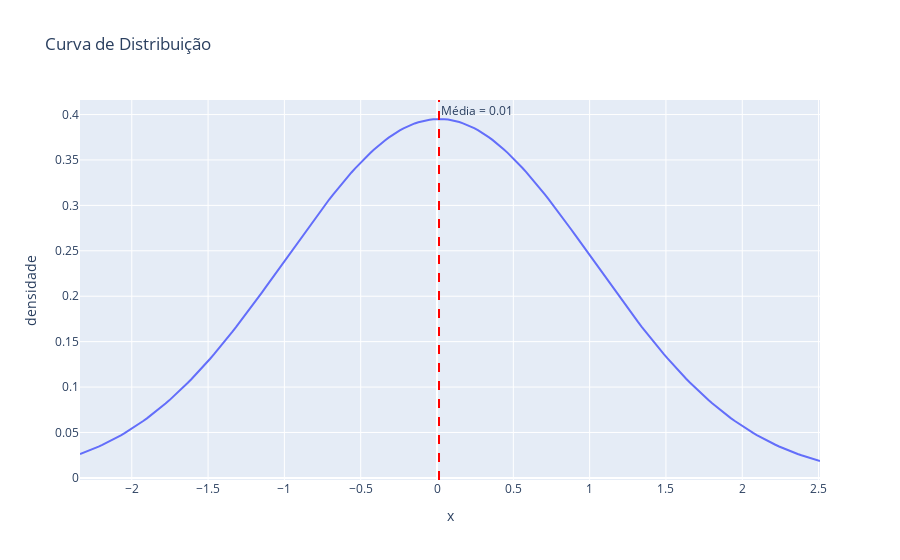

Here is the notebook cell this chart was saved with:
### Code cell
grafico_distribuicao(dados_distr_normal)

### Figure 1 — Plotly figure (JSON) as saved in the notebook; plotly's stock layout.template omitted (floating-point values rounded to 4 significant figures; data arrays with more than 128 entries replaced by an {"elided": "..."} marker saying what was removed)
{"data": [{"hovertemplate": "x=%{x}<br>densidade=%{y}<extra></extra>", "legendgroup": "", "line": {"color": "#636efa", "dash": "solid"}, "marker": {"symbol": "circle"}, "mode": "lines", "name": "", "orientation": "v", "showlegend": false, "type": "scatter", "x": {"elided": "200 float values"}, "xaxis": "x", "y": {"elided": "200 float values"}, "yaxis": "y"}], "layout": {"annotations": [{"showarrow": false, "text": "Média = 0.01", "x": 0.01311, "xanchor": "left", "xref": "x", "y": 1, "yanchor": "top", "yref": "y domain"}], "legend": {"tracegroupgap": 0}, "shapes": [{"line": {"color": "red", "dash": "dash"}, "type": "line", "x0": 0.01311, "x1": 0.01311, "xref": "x", "y0": 0, "y1": 1, "yref": "y domain"}], "title": {"text": "Curva de Distribuição"}, "xaxis": {"anchor": "y", "domain": [0, 1], "title": {"text": "x"}}, "yaxis": {"anchor": "x", "domain": [0, 1], "title": {"text": "densidade"}}}}
